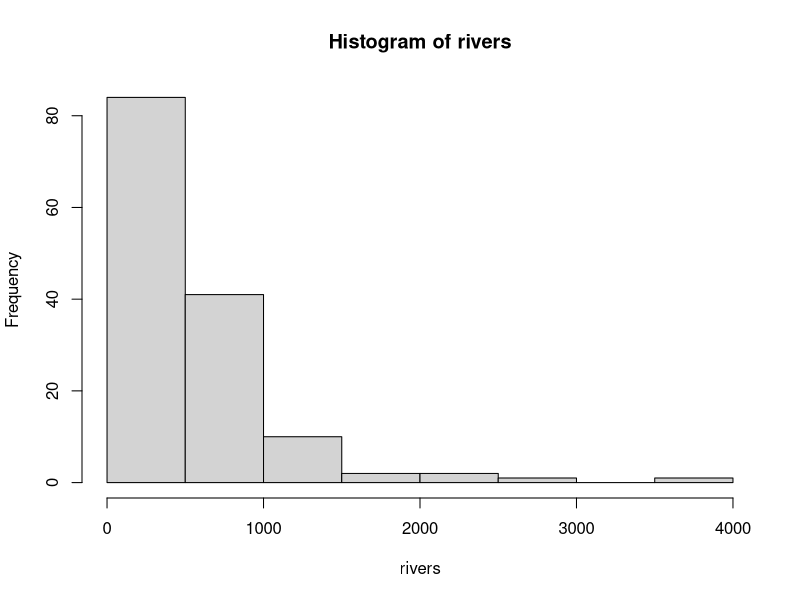
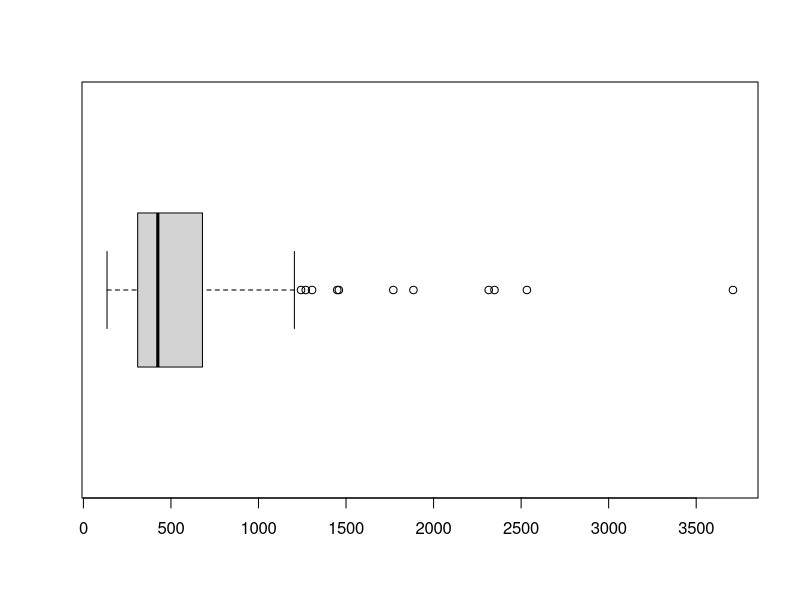
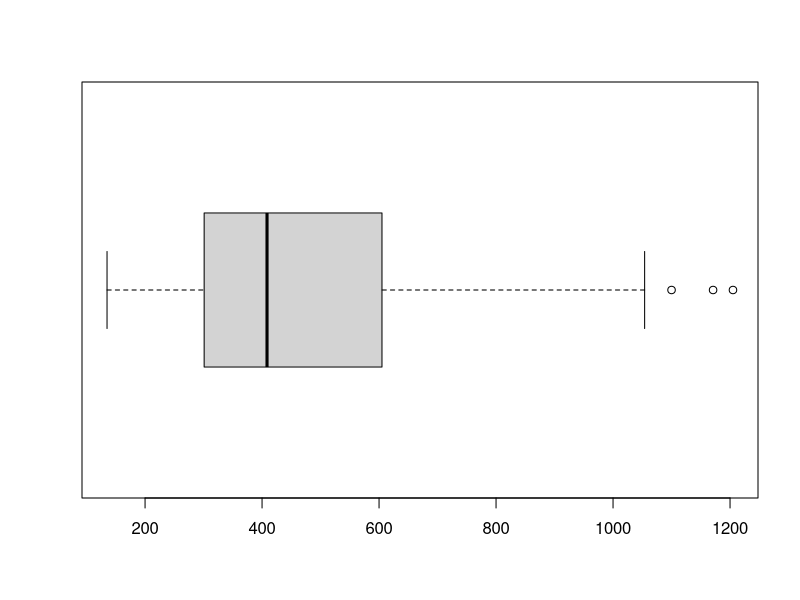
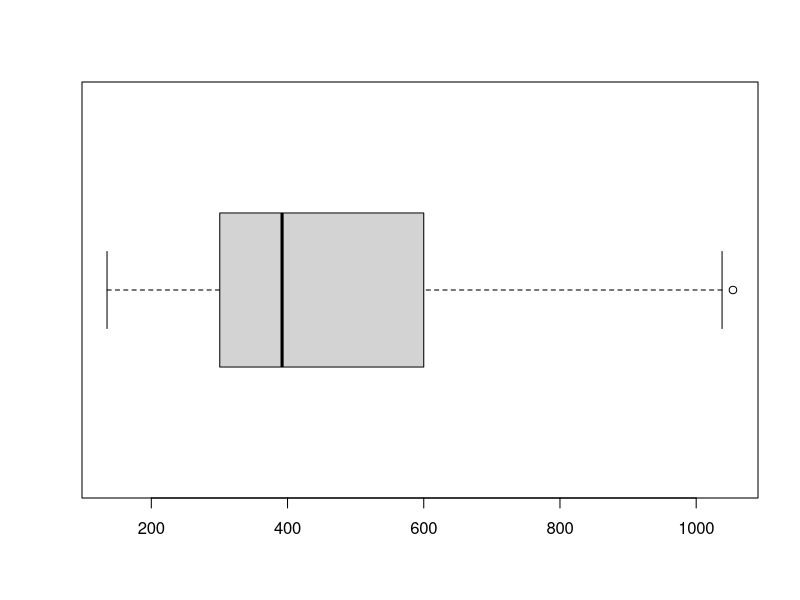
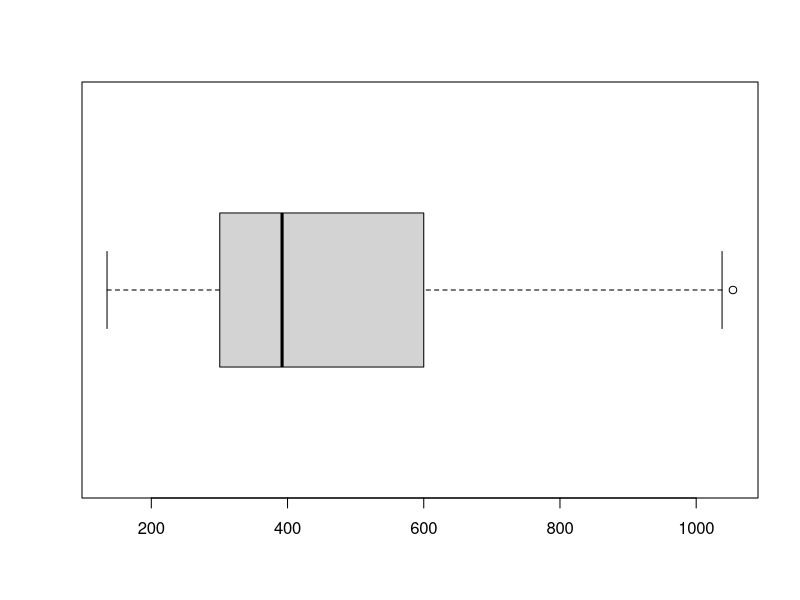

These figures' R source, in order:
# Indicamos nuestro directorio de trabajo
setwd("C:/Users/mudar/Documents/repos/RMarkdown-course")

# Trabajaremos con las bases de datos del paquete "datasets"
require("datasets")

# Listado de bases de datos que contiene "datasets"
data(package="datasets")

# Escogiendo la base de datos
data(rivers)

# Para ver mas detalles acerca de la base de datos "rivers"
help(rivers)

# Vemos que contiene la base de datos
str(rivers)

# Obtenemos el histograma para ver como estan distribuidos los valorse
hist(rivers)

# Hacemos un grafico con caja y bigotes apra ver los outliers
boxplot(rivers, horizontal=TRUE)

# Obtenemos la lista de los valores que aparecen como outliers
boxplot.stats(rivers)

# Obtenemos los que no son outliers
rios_sin_out <- rivers[rivers < 1240]

# Volvemos a hacer el grafico de caja
boxplot(rios_sin_out, horizontal=TRUE)

# Volvemos a obtener los outliers
boxplot.stats(rios_sin_out)

# nos volvemos a quedar con los valores que no son outliers
rios_sin_out2 <- rivers[rivers < 1100]

boxplot(rios_sin_out2, horizontal=TRUE)
boxplot.stats(rios_sin_out2)

# Repetimos hasta que ya no queden outliers
rios_sin_out3 <- rivers[rivers < 1100]

boxplot(rios_sin_out3, horizontal=TRUE)
boxplot.stats(rios_sin_out3)

